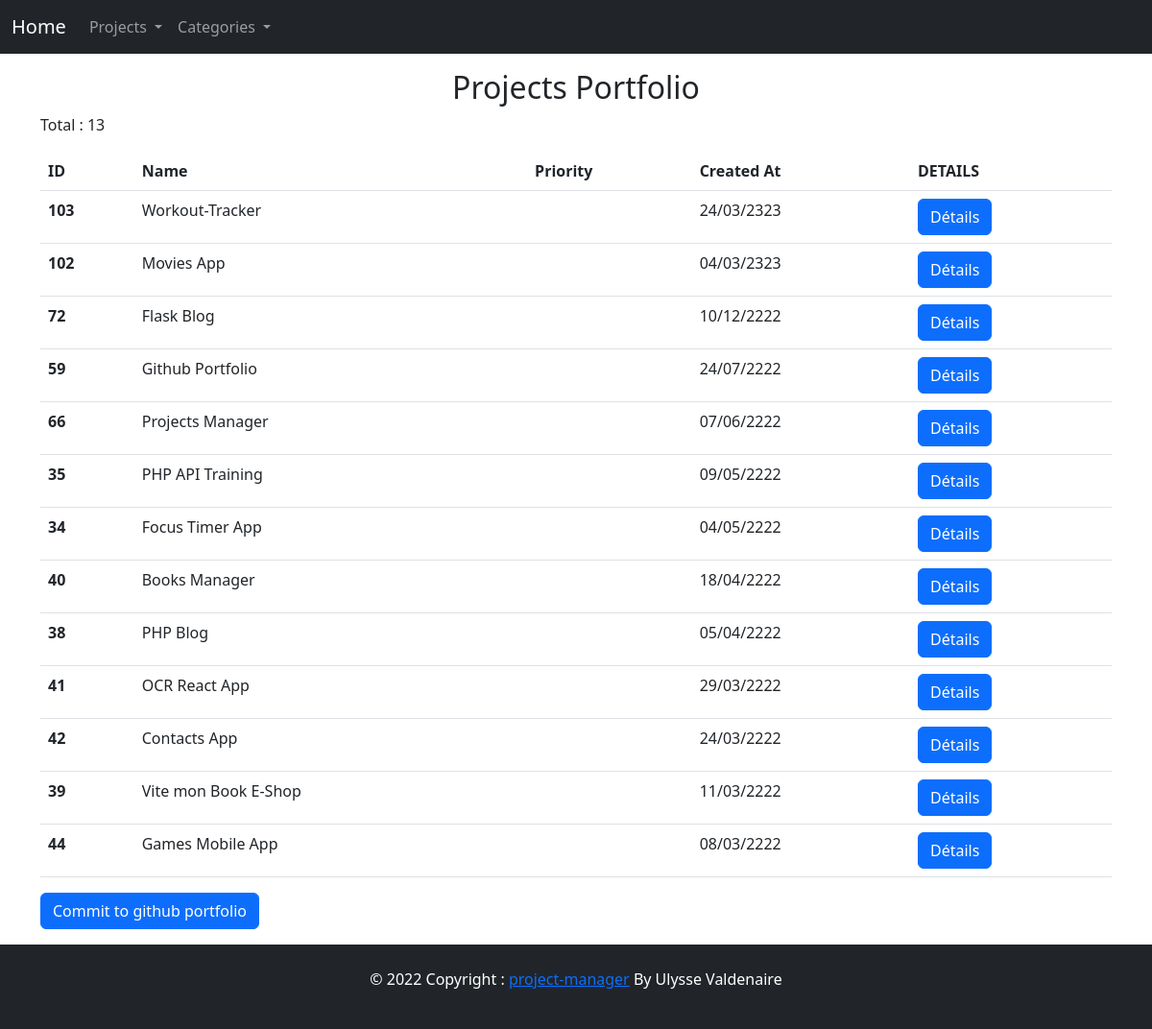
Screenshot of /projects/portfolio with the database file from the repository.
### tables this page shows
CREATE TABLE IF NOT EXISTS `projects` (
  `id_project` int(11) NOT NULL AUTO_INCREMENT,
  `name` varchar(100) NOT NULL,
  `description` text,
  `created_at` date NOT NULL,
  `status` tinyint(1) NOT NULL DEFAULT '0',
  `github_link` varchar(100) DEFAULT NULL,
  `priority` tinyint(4) NOT NULL DEFAULT '0',
  `github_portfolio` tinyint(4) NOT NULL DEFAULT '0',
  PRIMARY KEY (`id_project`)
);

### App/Router/Router.php (called while the page is built, shortened)
<?php
class Router
{
    private array $routes = [];
    public function register(string $path, callable|array $action, string $requestedMethod): void
    {
        $this->routes[$requestedMethod][$path] = $action;
    }
    public function resolve(string $method, string $uri): mixed
    {
        $path = explode('?', $uri)[0];
        $action = $this->routes[$method][$path] ?? null;
        if (is_array($action)) {
            [$class, $classMethod] = $action;
            if (class_exists($class) && method_exists($class, $classMethod)) {
                $controller = new $class();
                return call_user_func_array([$controller, $classMethod], []);
            }
        }
    }
}

### public/index.php (called while the page is built, shortened)
<?php
$router = new Router();
$router->get('/', ['App\Controllers\ProjectController', 'index']);
$router->get('/projects', ['App\Controllers\ProjectController', 'index']);
$router->get('/projects/details', ['App\Controllers\ProjectController', 'details']);
$router->get('/projects/portfolio', ['App\Controllers\ProjectController', 'getProjectsPortfolio']);
$router->get('/projects/in-progress', ['App\Controllers\ProjectController', 'getProjectsInProgress']);
$router->get('/projects/commit-portfolio', ['App\Controllers\ProjectController', 'commitPortfolio']);
$router->get('/projects/edit', ['App\Controllers\ProjectController', 'edit']);
$router->post('/projects/edit', ['App\Controllers\ProjectController', 'edit']);
$router->get('/projects/create', ['App\Controllers\ProjectController', 'create']);
$router->post('/projects/create', ['App\Controllers\ProjectController', 'create']);
$router->post('/projects/delete', ['App\Controllers\ProjectController', 'delete']);
$router->get('/api/projects/single-project', ['App\Controllers\ProjectController', 'getSingleProjectJSON']);
$router->post('/api/projects/edit', ['App\Controllers\ProjectController', 'apiEdit']);
$router->get('/api/projects/all', ['App\Controllers\ProjectController', 'apiGetAllProjects']);
$router->get('/api/projects/category', ['App\Controllers\ProjectController', 'apiGetProjectsByCategory']);
$router->get('/api/projects/status', ['App\Controllers\ProjectController', 'apiGetProjectsByStatus']);
$router->get('/categories', ['App\Controllers\CategoryController', 'index']);
$router->get('/categories/index', ['App\Controllers\CategoryController', 'index']);
$router->get('/categories/create', ['App\Controllers\CategoryController', 'create']);
$router->post('/categories/create', ['App\Controllers\CategoryController', 'create']);
$router->get('/categories/edit', ['App\Controllers\CategoryController', 'edit']);
$router->post('/categories/edit', ['App\Controllers\CategoryController', 'edit']);
$router->post('/categories/delete', ['App\Controllers\CategoryController', 'delete']);
(new App($router, ["method" => $_SERVER["REQUEST_METHOD"], "uri" => $_SERVER["REQUEST_URI"]]))->run();

### App/Core/Database/Database.php (called while the page is built, shortened)
<?php
class Database
{
    private ?PDO $PDOInstance = null;
    private static ?self $instance = null;
    private function __construct()
    {
        try {
            $string = Config::getValue('db_type') . ":host=" . Config::getValue('db_host') . ";dbname=" . Config::getValue('db_name');
            $this->PDOInstance  = new PDO($string, Config::getValue('db_user'), Config::getValue('db_password'), [
                PDO::ATTR_ERRMODE => PDO::ERRMODE_EXCEPTION
            ]);
        } catch (Exception $e) {
            echo "an error";
        }
    }
    public static function getInstance(): self
    {
        if (is_null(self::$instance)) {
            self::$instance = new Database();
        }
        return self::$instance;
    }
    public function read(string $query,  array $data = array()): array
    {
        $statement = $this->PDOInstance->prepare($query);
        $statement->execute($data);
        return $statement->fetchAll(PDO::FETCH_OBJ);
    }
}

### App/Core/Database/Config.php (called while the page is built, shortened)
<?php
class Config
{
    private static $instance;
    public static array $dbConfig;
    private function __construct()
    {
        self::$dbConfig['db_name'] = "projects-manager-prod";
        self::$dbConfig['db_type'] = "mysql";
        self::$dbConfig['db_host'] = "localhost";
        self::$dbConfig['db_user'] = "root";
        self::$dbConfig['db_password'] = "";
    }
    private static function init(): self
    {
        if (is_null(self::$instance)) {
            self::$instance = new self();
        }
        return self::$instance;
    }
    public static function getValue(string $key): string
    {
        return self::$dbConfig[$key];
    }
}

### App/Models/Project.php (called while the page is built, shortened)
<?php
class Project extends Model
{
    public function selectProjectsPortfolio(): array
    {
        $query = "SELECT * FROM $this->table WHERE github_portfolio = 1 ORDER BY created_at DESC";
        return $this->db->read($query);
    }
}

### App/Models/Model.php (called while the page is built, shortened)
<?php
abstract class Model
{
    public function __construct()
    {
        $this->db = Database::getInstance();
        $this->table = $this->setTableName();
    }
    private function setTableName(): string
    {
        return strtolower(explode("\\", get_class($this))[2] . 's');
    }
    private function setId(): string
    {
        $table = strtolower(explode("\\", get_class($this))[2]);
        return "id_" . $table;
    }
}

### App/Controllers/ProjectController.php (the view, shortened to what this page needs)
<?php
class ProjectController extends Controller
{
    private Project $projectModel;
    public function __construct()
    {
        $this->projectModel = new Project();
    }
    public function getProjectsPortfolio(): Render
    {
        $projectsPortfolio = $this->projectModel->selectProjectsPortfolio();
        $projectsTable = $this->makeHTMLProjectsTables($projectsPortfolio);
        return Render::make("projects/portfolio", compact("projectsTable", "totalProjects"));
    }
    public function makeHTMLProjectsTables(array $projects): string
    {
        $html = "";
        $html .= '<table class="table">
             <thead>
             <tr>
                <th scope="col">ID</th>
                <th scope="col">Name</th>
                <th scope="col">Priority</th>
                <th scope="col">Created At</th>
                <th scope="col">DETAILS</th>
             </tr>
             </thead>
             <tbody>';
        foreach ($projects as $project) {
            $created_at = date('d/m/yy', strtotime($project->created_at));
            $priority = $project->priority ? "high" : "";
            $html .= '<th scope="row">' . $project->id_project . '</th>
                        <td>' . $project->name . '</td>
                        <td>' . $priority  . '</td>
                        <td>' . $created_at . '</td>
                        <td><a href="/projects/details?id=' . $project->id_project . '" class="btn btn-primary">Détails</a></td>
                    </tr>';
        }
        $html .= '
                </tbody>
            </table>';
        return $html;
    }
}

### rows the page displays
projects: id_project "103", name "Workout-Tracker", created_at "24/03/2323"
projects: id_project "102", name "Movies App", created_at "04/03/2323"
projects: id_project "72", name "Flask Blog", created_at "10/12/2222"
projects: id_project "59", name "Github Portfolio", created_at "24/07/2222"
projects: id_project "66", name "Projects Manager", created_at "07/06/2222"
projects: id_project "35", name "PHP API Training", created_at "09/05/2222"
projects: id_project "34", name "Focus Timer App", created_at "04/05/2222"
projects: id_project "40", name "Books Manager", created_at "18/04/2222"
projects: id_project "38", name "PHP Blog", created_at "05/04/2222"
projects: id_project "41", name "OCR React App", created_at "29/03/2222"
projects: id_project "42", name "Contacts App", created_at "24/03/2222"
projects: id_project "39", name "Vite mon Book E-Shop", created_at "11/03/2222"
projects: id_project "44", name "Games Mobile App", created_at "08/03/2222"

### other values shown
$totalProjects "13"
